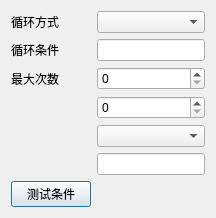
<?xml version="1.0" encoding="UTF-8"?>
<ui version="4.0"><class>InstructionEditor</class><widget class="QDialog" name="InstructionEditor"><layout class="QFormLayout" name="formLayout"><item row="0" column="0"><widget class="QLabel" name="modeLabel"><property name="text"><string>循环方式</string></property></widget></item><item row="0" column="1"><widget class="QComboBox" name="parameter_0"/></item><item row="1" column="0"><widget class="QLabel" name="conditionLabel"><property name="text"><string>循环条件</string></property></widget></item><item row="1" column="1"><widget class="QLineEdit" name="parameter_1"/></item><item row="2" column="0"><widget class="QLabel" name="countLabel"><property name="text"><string>最大次数</string></property></widget></item><item row="2" column="1"><widget class="QSpinBox" name="parameter_2"/></item><item row="3" column="1"><widget class="QSpinBox" name="repeatSpinBox"/></item><item row="4" column="1"><widget class="QComboBox" name="errorPolicyComboBox"/></item><item row="5" column="1"><widget class="QLineEdit" name="noteEdit"/></item><item row="6" column="0"><widget class="QPushButton" name="testButton"><property name="text"><string>测试条件</string></property></widget></item><item row="6" column="1"><widget class="QDialogButtonBox" name="buttonBox"/></item></layout></widget><resources/><connections/></ui>
